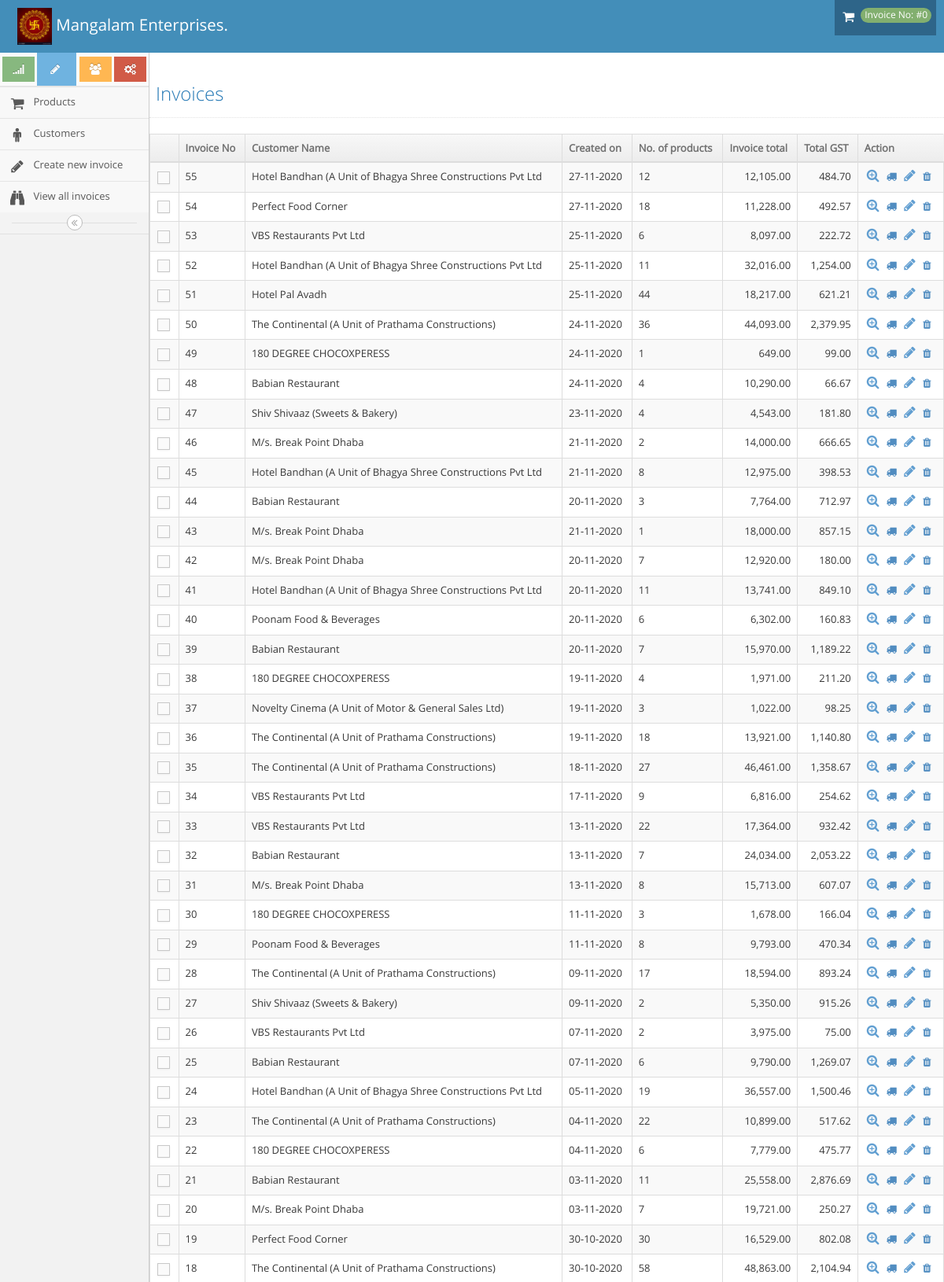
The app's page /invoice/all_invoices (upper part) with its own data.
### tables this page shows
CREATE TABLE `invoice` (
  `id` int(11) NOT NULL,
  `customer_id` int(11) NOT NULL,
  `created_at` datetime NOT NULL DEFAULT CURRENT_TIMESTAMP,
  `invoice_no` int(11) NOT NULL,
  `date` date DEFAULT NULL,
  `total` float DEFAULT NULL
);

CREATE TABLE `customer` (
  `id` int(11) NOT NULL,
  `name` varchar(200) NOT NULL,
  `email` varchar(100) NOT NULL,
  `contact` varchar(20) NOT NULL,
  `address` longtext NOT NULL,
  `pincode` varchar(10) NOT NULL,
  `city` varchar(100) NOT NULL,
  `state` varchar(100) NOT NULL,
  `gst_no` varchar(100) NOT NULL,
  `pan` varchar(19) DEFAULT NULL
);

### application/helpers/functions_helper.php (called while the page is built, shortened)
<?php
function _getAdminLoadView($template_name, $data = array()) {
          $CI = & get_instance();
          $CI->load->view('header', $data);
          $CI->load->view($template_name, $data);
}
?>

### application/controllers/invoice.php (called while the page is built, shortened)
<?php
class Invoice extends CI_Controller {
	public function all_invoices($call=false){
		$data['prod_data'] = $this->Invoice_Model->getAllInvoices();
		$data['sundry_data'] = $this->Invoice_Model->getSundryDebtors('2020-04-01');
		if($this->session->userdata('inv_id')){
		$data['pro_count'] = $this->Invoice_Model->getInvoiceTotalProducts($this->session->userdata('inv_id'));
		}else{
			$data['pro_count'] = 0;
		}
		_getAdminLoadView('invoice_list',$data);
	}
}

### index.php (called while the page is built, shortened)
<?php
require_once BASEPATH.'core/CodeIgniter.php';

### application/models/Invoice_Model.php (called while the page is built, shortened)
<?php
class Invoice_Model extends CI_Model {
  public function getAllInvoices(){
       $data = $this->db->query("SELECT *,count(ii.product_id)as nop, customer.name as cname ,sum(price*qty*((100-discount)/100)*gst/100) as gst_value,invoice.id as inv_id FROM `invoice` left join customer on customer.id = invoice.customer_id left join invoice_items as ii on ii.invoice_id = invoice.id left join products AS p on p.id=ii.product_id WHERE invoice.date >= '2020-04-01'  group by invoice.id order by invoice.invoice_no DESC");
   return ($data->result_array());
  }
}

### application/views/invoice_list.php (the view, shortened to what this page needs)
<div class="page-content">
					</div>
						<div class="page-header">
							<h1>
								Invoices
							</h1>
						</div>
						<div class="row">
									<div class="col-xs-12">
										<div class="clearfix">
										</div>
										<div>
											<table id="dynamic-table" class="table table-striped table-bordered table-hover">
												<thead>
													<tr>
														<th class="center">
														</th>
														<th>Invoice No</th>
														<th>Customer Name</th>
														<th>Created on</th>
														<th>No. of products</th>
														<th>Invoice total</th>
														<th>Total GST</th>
														<th>Action</th>
													</tr>
												</thead>
												<tbody>
													<?php
													foreach((array)$prod_data as $em){
                    ?>
													<tr>
														<td class="center">
															<label class="pos-rel">
																<span class="lbl"></span>
															</label>
														</td>
														<td><?php echo $em['invoice_no']?></td>
														<td><?php echo $em['cname']?> </td>
														<td><?php echo date('d-m-Y',strtotime($em['date']))?></td>
														<td><?php echo $em['nop']?></td>
														<td class="amount"><?php echo number_format($em['total'],2) ?></td>
														<td class="amount"><?php echo number_format($em['gst_value'],2) ?></td>
														<td>
															<div class="hidden-sm hidden-xs action-buttons">
																<a class="blue" href="<?php echo base_url('invoice/view_invoice/').$em['inv_id']?>">
																	<i class="ace-icon fa fa-search-plus bigger-130"></i>
																</a>
												<a  target="_blank" class="" href="<?php echo base_url('invoice/view_invoice/').$em['inv_id'].'/1';?>">
																	<i class="fa fa-truck" aria-hidden="true"></i>
																</a>
																<a class="blue" href="<?php echo base_url('invoice/view_invoice_item/').$em['inv_id']?>">
																	<i class="ace-icon fa fa-pencil bigger-130"></i>
																</a>
													<a class="item_del" id="<?php echo $em['inv_id'];  ?>"  role="button" class="blue" ><i class="fa fa-trash" aria-hidden="true"></i></a>
															</div>
														</td>
													</tr>
												<?php } ?>
												</tbody>
												</table>
											</div>
										</div>
									</div>
								</div>
							</div>
						</div>
					</div>

### records on screen
invoice: invoice_no "55", customer.name "Hotel Bandhan (A Unit of Bhagya Shree Constructions Pvt Ltd", date "27-11-2020", nop "12", total "12,105.00", gst_value "484.70"
invoice: invoice_no "54", customer.name "Perfect Food Corner", date "27-11-2020", nop "18", total "11,228.00", gst_value "492.57"
invoice: invoice_no "53", customer.name "VBS Restaurants Pvt Ltd", date "25-11-2020", nop "6", total "8,097.00", gst_value "222.72"
invoice: invoice_no "52", customer.name "Hotel Bandhan (A Unit of Bhagya Shree Constructions Pvt Ltd", date "25-11-2020", nop "11", total "32,016.00", gst_value "1,254.00"
invoice: invoice_no "51", customer.name "Hotel Pal Avadh", date "25-11-2020", nop "44", total "18,217.00", gst_value "621.21"
invoice: invoice_no "50", customer.name "The Continental (A Unit of Prathama Constructions)", date "24-11-2020", nop "36", total "44,093.00", gst_value "2,379.95"
invoice: invoice_no "49", customer.name "180 DEGREE CHOCOXPERESS", date "24-11-2020", nop "1", total "649.00", gst_value "99.00"
invoice: invoice_no "48", customer.name "Babian Restaurant", date "24-11-2020", nop "4", total "10,290.00", gst_value "66.67"
invoice: invoice_no "47", customer.name "Shiv Shivaaz (Sweets & Bakery)", date "23-11-2020", nop "4", total "4,543.00", gst_value "181.80"
invoice: invoice_no "46", customer.name "M/s. Break Point Dhaba", date "21-11-2020", nop "2", total "14,000.00", gst_value "666.65"
invoice: invoice_no "45", customer.name "Hotel Bandhan (A Unit of Bhagya Shree Constructions Pvt Ltd", date "21-11-2020", nop "8", total "12,975.00", gst_value "398.53"
invoice: invoice_no "44", customer.name "Babian Restaurant", date "20-11-2020", nop "3", total "7,764.00", gst_value "712.97"
invoice: invoice_no "43", customer.name "M/s. Break Point Dhaba", date "21-11-2020", nop "1", total "18,000.00", gst_value "857.15"
invoice: invoice_no "42", customer.name "M/s. Break Point Dhaba", date "20-11-2020", nop "7", total "12,920.00", gst_value "180.00"
invoice: invoice_no "41", customer.name "Hotel Bandhan (A Unit of Bhagya Shree Constructions Pvt Ltd", date "20-11-2020", nop "11", total "13,741.00", gst_value "849.10"
invoice: invoice_no "40", customer.name "Poonam Food & Beverages", date "20-11-2020", nop "6", total "6,302.00", gst_value "160.83"
invoice: invoice_no "39", customer.name "Babian Restaurant", date "20-11-2020", nop "7", total "15,970.00", gst_value "1,189.22"
invoice: invoice_no "38", customer.name "180 DEGREE CHOCOXPERESS", date "19-11-2020", nop "4", total "1,971.00", gst_value "211.20"
invoice: invoice_no "37", customer.name "Novelty Cinema (A Unit of Motor & General Sales Ltd)", date "19-11-2020", nop "3", total "1,022.00", gst_value "98.25"
invoice: invoice_no "36", customer.name "The Continental (A Unit of Prathama Constructions)", date "19-11-2020", nop "18", total "13,921.00", gst_value "1,140.80"
invoice: invoice_no "35", customer.name "The Continental (A Unit of Prathama Constructions)", date "18-11-2020", nop "27", total "46,461.00", gst_value "1,358.67"
invoice: invoice_no "34", customer.name "VBS Restaurants Pvt Ltd", date "17-11-2020", nop "9", total "6,816.00", gst_value "254.62"
invoice: invoice_no "33", customer.name "VBS Restaurants Pvt Ltd", date "13-11-2020", nop "22", total "17,364.00", gst_value "932.42"
invoice: invoice_no "32", customer.name "Babian Restaurant", date "13-11-2020", nop "7", total "24,034.00", gst_value "2,053.22"
invoice: invoice_no "31", customer.name "M/s. Break Point Dhaba", date "13-11-2020", nop "8", total "15,713.00", gst_value "607.07"
invoice: invoice_no "30", customer.name "180 DEGREE CHOCOXPERESS", date "11-11-2020", nop "3", total "1,678.00", gst_value "166.04"
invoice: invoice_no "29", customer.name "Poonam Food & Beverages", date "11-11-2020", nop "8", total "9,793.00", gst_value "470.34"
invoice: invoice_no "28", customer.name "The Continental (A Unit of Prathama Constructions)", date "09-11-2020", nop "17", total "18,594.00", gst_value "893.24"
invoice: invoice_no "27", customer.name "Shiv Shivaaz (Sweets & Bakery)", date "09-11-2020", nop "2", total "5,350.00", gst_value "915.26"
invoice: invoice_no "26", customer.name "VBS Restaurants Pvt Ltd", date "07-11-2020", nop "2", total "3,975.00", gst_value "75.00"
invoice: invoice_no "25", customer.name "Babian Restaurant", date "07-11-2020", nop "6", total "9,790.00", gst_value "1,269.07"
invoice: invoice_no "24", customer.name "Hotel Bandhan (A Unit of Bhagya Shree Constructions Pvt Ltd", date "05-11-2020", nop "19", total "36,557.00", gst_value "1,500.46"
invoice: invoice_no "23", customer.name "The Continental (A Unit of Prathama Constructions)", date "04-11-2020", nop "22", total "10,899.00", gst_value "517.62"
invoice: invoice_no "22", customer.name "180 DEGREE CHOCOXPERESS", date "04-11-2020", nop "6", total "7,779.00", gst_value "475.77"
invoice: invoice_no "21", customer.name "Babian Restaurant", date "03-11-2020", nop "11", total "25,558.00", gst_value "2,876.69"
invoice: invoice_no "20", customer.name "M/s. Break Point Dhaba", date "03-11-2020", nop "7", total "19,721.00", gst_value "250.27"
invoice: invoice_no "19", customer.name "Perfect Food Corner", date "30-10-2020", nop "30", total "16,529.00", gst_value "802.08"
invoice: invoice_no "18", customer.name "The Continental (A Unit of Prathama Constructions)", date "30-10-2020", nop "58", total "48,863.00", gst_value "2,104.94"

### other values on screen
$inv "#0"
